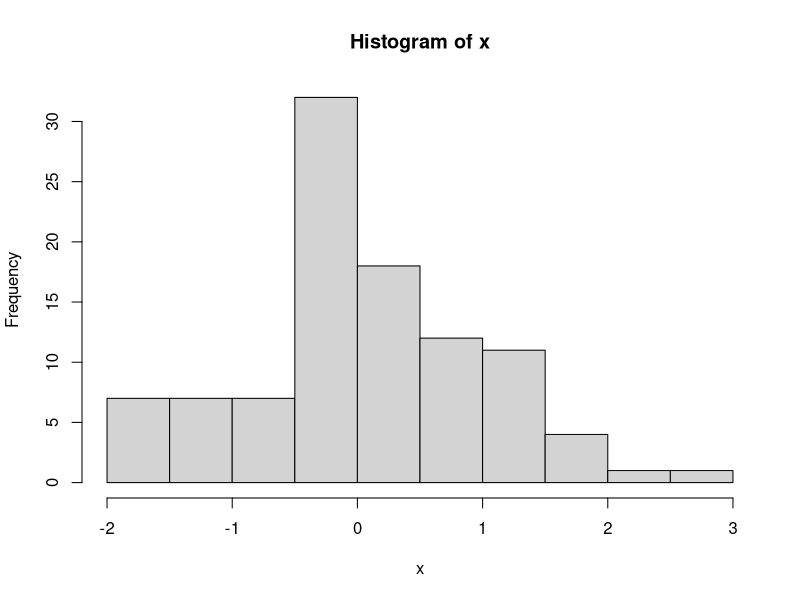

Generate this figure with R:
x=rnorm(100, 0, 1)
View(x)
hist(x)

pnorm(160, 165, 6)

1-pnorm(180, 165, 6)

pnorm(180, 165,6) - pnorm(160, 165,6)
dbinom(2, 5, 0.791462)


pnorm(84, mean=72, sd=15.2, lower.tail=FALSE)
1-pnorm(84, 72, 15.2)

#l3-1
pnorm(150, 165, 6)

#l3-2
1-pnorm(170, 165, 6)

#l3-3
y1 = pnorm(180, 165, 6) - pnorm(150, 165, 6)
print(y1)
dbinom(2, 7, y1)


#l4-1
pnorm(158, 175, 30) - pnorm(125, 175, 30)

#l4-2
menit = 2.5 * 60
1-pnorm(menit, 175, 30)
